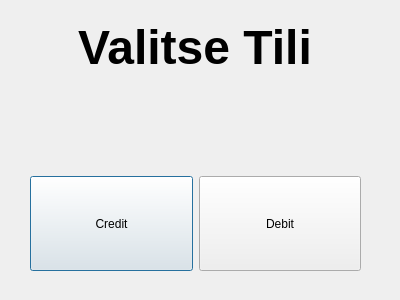
<?xml version="1.0" encoding="UTF-8"?>
<ui version="4.0">
 <class>TilinValinta</class>
 <widget class="QDialog" name="TilinValinta">
  <property name="geometry">
   <rect>
    <x>0</x>
    <y>0</y>
    <width>400</width>
    <height>300</height>
   </rect>
  </property>
  <property name="windowTitle">
   <string>Dialog</string>
  </property>
  <widget class="QWidget" name="verticalLayoutWidget">
   <property name="geometry">
    <rect>
     <x>30</x>
     <y>20</y>
     <width>331</width>
     <height>251</height>
    </rect>
   </property>
   <layout class="QVBoxLayout" name="verticalLayout">
    <item alignment="Qt::AlignHCenter">
     <widget class="QLabel" name="label">
      <property name="font">
       <font>
        <pointsize>36</pointsize>
        <bold>true</bold>
       </font>
      </property>
      <property name="text">
       <string>Valitse Tili</string>
      </property>
     </widget>
    </item>
    <item>
     <spacer name="verticalSpacer">
      <property name="orientation">
       <enum>Qt::Vertical</enum>
      </property>
      <property name="sizeHint" stdset="0">
       <size>
        <width>20</width>
        <height>40</height>
       </size>
      </property>
     </spacer>
    </item>
    <item>
     <layout class="QHBoxLayout" name="horizontalLayout_2">
      <item>
       <widget class="QPushButton" name="btnValitseCredit">
        <property name="sizePolicy">
         <sizepolicy hsizetype="Expanding" vsizetype="Expanding">
          <horstretch>0</horstretch>
          <verstretch>0</verstretch>
         </sizepolicy>
        </property>
        <property name="text">
         <string>Credit</string>
        </property>
       </widget>
      </item>
      <item>
       <widget class="QPushButton" name="btnValitseDebit">
        <property name="sizePolicy">
         <sizepolicy hsizetype="Expanding" vsizetype="Expanding">
          <horstretch>0</horstretch>
          <verstretch>0</verstretch>
         </sizepolicy>
        </property>
        <property name="text">
         <string>Debit</string>
        </property>
       </widget>
      </item>
     </layout>
    </item>
   </layout>
  </widget>
 </widget>
 <resources/>
 <connections/>
</ui>
